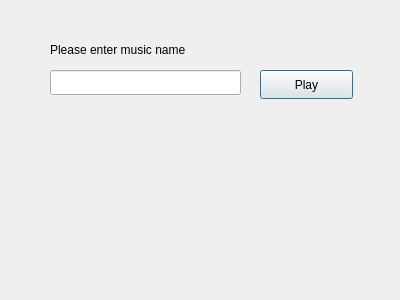
<?xml version="1.0" encoding="UTF-8"?>
<ui version="4.0">
 <class>MusicDia</class>
 <widget class="QDialog" name="MusicDia">
  <property name="geometry">
   <rect>
    <x>0</x>
    <y>0</y>
    <width>400</width>
    <height>300</height>
   </rect>
  </property>
  <property name="windowTitle">
   <string>Dialog</string>
  </property>
  <widget class="QLineEdit" name="lineEdit">
   <property name="geometry">
    <rect>
     <x>50</x>
     <y>70</y>
     <width>191</width>
     <height>25</height>
    </rect>
   </property>
  </widget>
  <widget class="QPushButton" name="pushButton">
   <property name="geometry">
    <rect>
     <x>260</x>
     <y>70</y>
     <width>93</width>
     <height>29</height>
    </rect>
   </property>
   <property name="text">
    <string>Play</string>
   </property>
  </widget>
  <widget class="QLabel" name="label">
   <property name="geometry">
    <rect>
     <x>50</x>
     <y>40</y>
     <width>191</width>
     <height>20</height>
    </rect>
   </property>
   <property name="text">
    <string>Please enter music name</string>
   </property>
  </widget>
 </widget>
 <resources/>
 <connections/>
</ui>
